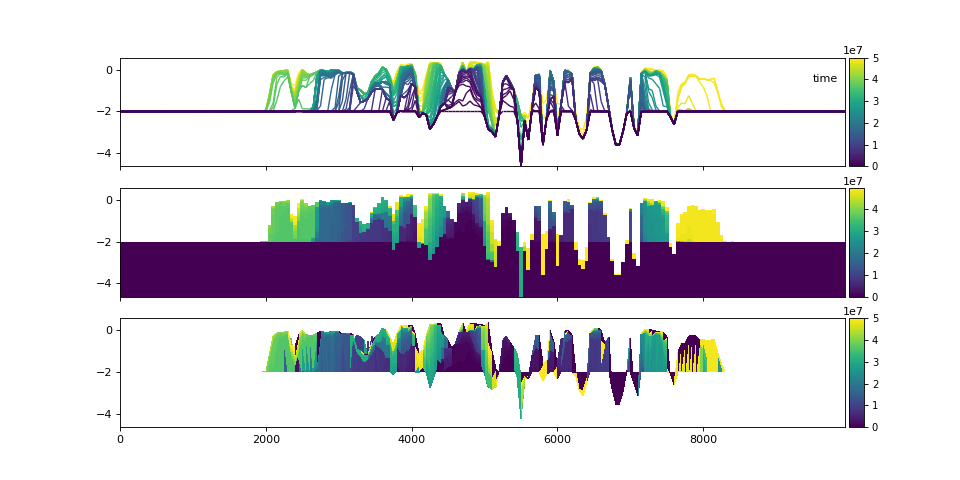

This chart was generated by the following Python code:
import matplotlib.gridspec as gs

golfcube = dm.sample_data.golf()
golfcube.stratigraphy_from('eta')
golfcube.register_section('demo', dm.section.StrikeSection(y=10))

stratcube = dm.cube.StratigraphyCube.from_DataCube(golfcube, dz=0.05)
stratcube.register_section('demo', dm.section.StrikeSection(y=10))

fig, ax = plt.subplots(3, 1, sharex=True, sharey=True, figsize=(12, 6))
golfcube.sections['demo'].show('time', style='lines',
                               data='stratigraphy',
                               ax=ax[0], label=True)
stratcube.sections['demo'].show('time', ax=ax[1])
golfcube.sections['demo'].show('time', data='stratigraphy',
                               ax=ax[2])
